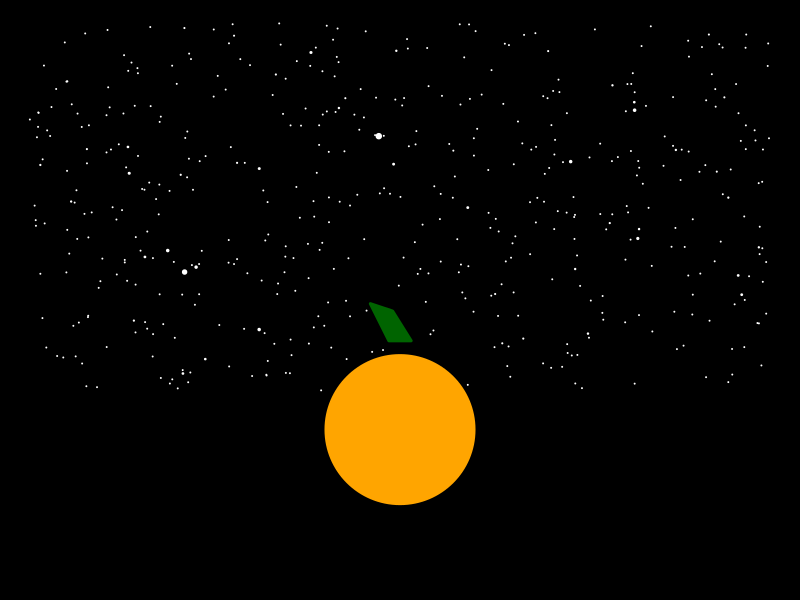

Reproduce this figure in R.
# ------------------------------------------------------------------#
# --------------------- Pumpkin Carving with R ---------------------#
# --------------------------- Jeff Wagner --------------------------#
# ------------------------ October 20, 2020 ------------------------#
# -- Adapted from the BMSC Blog (https://bmscblog.wordpress.com/) --#
# ------------------------------------------------------------------#


par(bg=1, mar = c(0,0,0,0))
plot(c(0,0), cex=0, xlim=c(-1,1), ylim=c(1.5,0))
X <- runif(500,-1,1)
Y <- runif(500,0,1)
M <- rchisq(500,1)/20
points(Y~X, cex=M, pch=19, col= "white")
points(0,1.1, pch=19, col= "orange",cex=20)
polygon(c(-0.03, -0.08, -0.02, 0.03), c(0.86, 0.76, 0.78, 0.86),
        col = "darkgreen",
        border = "darkgreen",
        lwd = 3, lty = "solid")

#Use the mouse to carve the eyes and nose, clicking at 3 points for each polygon
for (i in 1:3){
  polygon(locator(3),col=7)
}

#Now carve the mouth, clicking at 15 points (you can adjust the number of points inside the locator() function below)
polygon(locator(15), col = 7)

# Congratulations, you just carved your first virtual pumpkin with R! You're being a nerd for Halloween!
